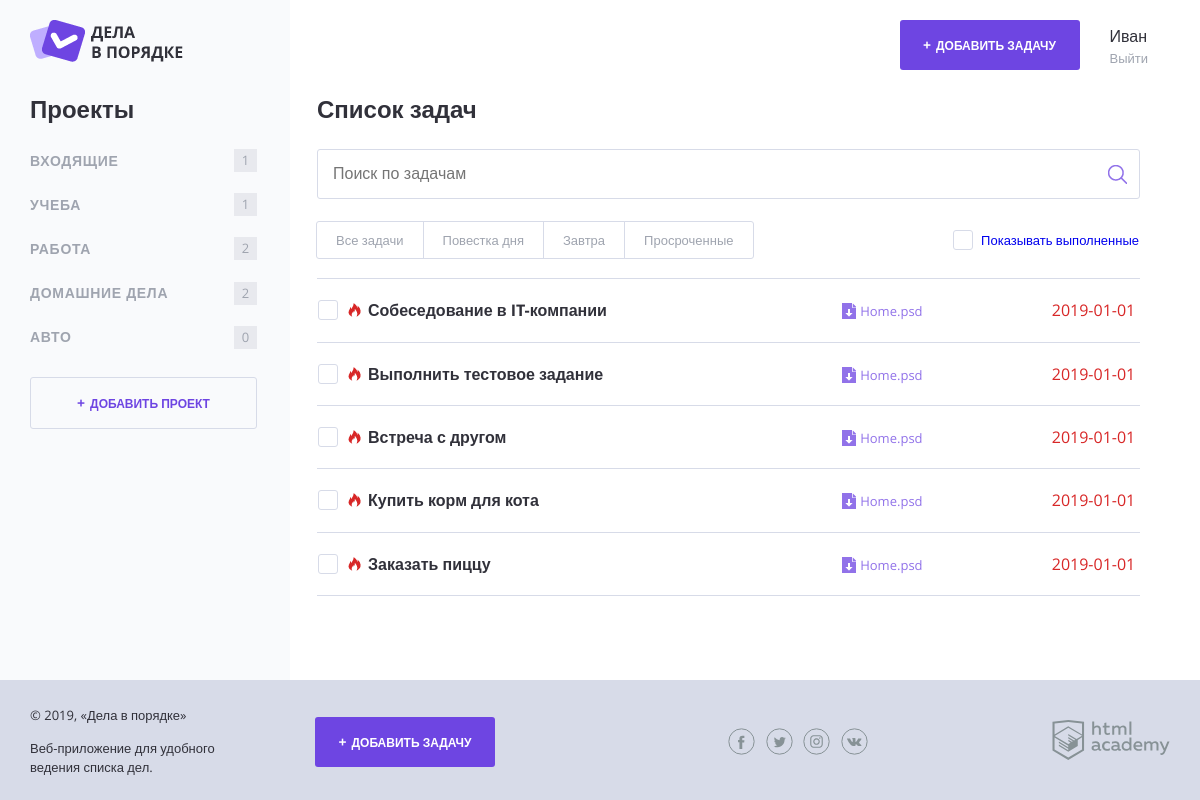
/index.php (signed in), run on the app's committed database.
### tables this page shows
CREATE TABLE projects (
	id INT AUTO_INCREMENT PRIMARY KEY,
	name VARCHAR (200)
);

CREATE TABLE tasks (
	id INT AUTO_INCREMENT PRIMARY KEY,
	project_id INT(10),
	user_id INT(100),
	name VARCHAR (200),
	dowloads VARCHAR(100),
	date_start DATE,
	completed BOOL,
	date_term DATE
);

### helpers.php (called while the page is built, shortened)
<?php
function include_template($name, array $data = [])
{
    $name = 'templates/' . $name;
    extract($data);
    require $name;
    $result = ob_get_clean();
    return $result;
}

### db.php (called while the page is built, shortened)
<?php
function getProjects($con)
{
    $sql = "SELECT * FROM projects ";
    $result = mysqli_query($con, $sql);
    if (!$result) {
        $error = mysqli_error($con);
        echo "Ошибка MySQL:" . $error;
        die;
    } else {
        $results = mysqli_fetch_all($result, MYSQLI_ASSOC);
        $categories = [];
    }
    foreach ($results as $result) {
        $categories[] = $result;
    }
    return $categories;
}
function getTasks($con, array $criteria = [])
{
    $sql = "SELECT * FROM tasks WHERE 1=1";
    if (isset($criteria['showComplete']) && $criteria['showComplete'] !== null) {
        if ($criteria['showComplete'] === false) {
            $sql .= ' AND completed = 0';
        } else {
        }
    } else {
        $sql .= ' AND completed = 0';
    }
    $result = mysqli_query($con, $sql);
    $tasks = mysqli_fetch_all($result, MYSQLI_ASSOC);
    return $tasks;
}
function projectTaskCount($con)
{
    $sql = "select project_id, COUNT(*) as tasksCount from tasks GROUP BY project_id;";
    $result = mysqli_query($con, $sql);
    $rows = mysqli_fetch_all($result, MYSQLI_ASSOC);
    $result = [];
    foreach ($rows as $row) {
        $result[$row['project_id']] = $row['tasksCount'];
    }
    return $result;
}
function layoutVars($con)
{
    $projectTaskCount = projectTaskCount($con);
    $projects = getProjects($con);
    return [
        'logged' => array_key_exists('user', $_SESSION),
        'user' => $_SESSION['user'] ?? null,
        'projects' => $projects,
        'projectTaskCount' => $projectTaskCount,
    ];
}

### functions.php (called while the page is built, shortened)
<?php
function check_date(string $date): bool
{
    $moment = strtotime($date);
    $now = time();
    $seconds = $now - $moment;
    $hours = floor($seconds / 3600);
    return $hours <= 24;
}
function esc(string $str)
{
    $text = htmlspecialchars($str);
    return $text;
}

### templates/index.php (the view, shortened to what this page needs)
<h2 class="content__main-heading">Список задач</h2>
<form class="search-form" action="index.php" method="GET" autocomplete="off">
    <input class="search-form__input" type="text"
           name="search"
           value="<?= $search ?>"
           placeholder="Поиск по задачам">
    <input class="search-form__submit" type="submit" name="" value="Искать">
</form>
<div class="tasks-controls">
    <nav class="tasks-switch">
        <?php
        $filterTypes = [
            1 => 'Все задачи',
            2 => 'Повестка дня',
            3 => 'Завтра',
            4 => 'Просроченные'
        ]
        ?>
        <?php foreach ($filterTypes as $filterVal => $filterName): ?>
            <a href="/index.php?<?php if ($projectId !== null) echo 'project_id=' . $projectId . '&' ?>filter-by-date=<?= $filterVal ?>"
               class="tasks-switch__item <?php if ($filterByDate === $filterVal): ?>tasks-switch__item--active <?php endif ?>">
                <?= $filterName ?></a>
        <?php endforeach; ?>
    </nav>
    <label class="checkbox">
        <a href="/index.php?<?php if ($projectId !== null) echo 'project_id=' . $projectId . '&' ?><?php if ($filterByDate !== null) echo 'filter-by-date=' . $filterByDate . '&' ?>show_completed=<?php if ($showComplete) echo '0'; else echo '1' ?>">
            <span class="checkbox__text">Показывать выполненные</span>
        </a>
    </label>
</div>
<table class="tasks">
    <?php foreach ($tasks as $task): ?>
        <?php if ($task['completed'] === '0'): ?>
            <?php if (check_date($task['date_start'])): ?>
                <tr class="tasks__item task" >
            <?php else: ?>
                <tr class="tasks__item task  task--important">
            <?php endif ?>
            <td class="task__select">
                <label class="checkbox task__checkbox">
                    <span class="checkbox__text"><?= esc($task['name']) ?></span>
                </label>
            </td>
            <td class="task__file">
                <a class="download-link" href="/uploads/<?= $task['dowloads'] ?>"><?= $task['dowloads'] ?></a>
            </td>
            <td class="task__date"><?= $task['date_start'] ?></td>
            </tr>
        <?php endif ?>
    <?php endforeach ?>
</table>

### templates/layout.php (shortened to what this page needs)
<!DOCTYPE html>
<html lang="ru">
<head>
    <link rel="stylesheet" href="css/normalize.css">
    <link rel="stylesheet" href="css/style.css">
    <link rel="stylesheet" href="css/flatpickr.min.css">
</head>
<body>
<div class="page-wrapper">
    <div class="container container--with-sidebar">
        <header class="main-header">
            <a href="/">
                <img src="img/logo.png" width="153" height="42" alt="Логотип Дела в порядке">
            </a>
            <div class="main-header__side">
                <?php if ($logged): ?>
                    <a class="main-header__side-item button button--plus open-modal" href="add.php">Добавить
                        задачу</a>
                    <div class="main-header__side-item user-menu">
                        <div class="user-menu__data">
                            <p><?= $user ['username']?></p>
                            <a href="/logout.php">Выйти</a>
                        </div>
                    </div>
                <?php else : ?>
                    <a class="main-header__side-item button button--transparent"
                       href="auth.php">Войти</a>
                <?php endif; ?>
            </div>
        </header>
        <div class="content">
            <?php if ($logged): ?>
                <section class="content__side">
                    <h2 class="content__side-heading">Проекты</h2>
                    <nav class="main-navigation">
                        <ul class="main-navigation__list">
                            <?php
                            foreach ($projects as $category): ?>
                                <li class="main-navigation__list-item">
                                    <a class="main-navigation__list-item-link
                                <?php if ($projectId === (int)$category['id']): ?>main-navigation__list-item--active <?php endif ?>"
                                       href="?project_id=<?= $category['id'] ?>"><?= esc($category['name']) ?></a>
                                    <span class="main-navigation__list-item-count">
                                    <?php if (array_key_exists($category['id'], $projectTaskCount)): ?>
                                        <?= $projectTaskCount[$category['id']] ?>
                                    <?php else: ?>
                                        0
                                    <?php endif ?>
                                </span>
                                </li>
                            <?php endforeach ?>
                        </ul>
                    </nav>
                    <a class="button button--transparent button--plus content__side-button"
                       href="project.php" target="project_add">Добавить проект</a>
                </section>
                <main class="content__main">
                    <?= $content ?>
                </main>
            <?php endif; ?>
        </div>
    </div>
</div>
<footer class="main-footer">
    <div class="container">
        <div class="main-footer__copyright">
            <p>© 2019, «Дела в порядке»</p>
            <p>Веб-приложение для удобного ведения списка дел.</p>
        </div>
        <?php if ($logged): ?>
            <a class="main-footer__button button button--plus" href="add.php">Добавить задачу</a>
        <?php endif; ?>
        <div class="main-footer__social social">
            <a class="social__link social__link--facebook" href="#">
            </a>
            <a class="social__link social__link--twitter" href="#">
            </a>
            <a class="social__link social__link--instagram" href="#">
            </a>
            <a class="social__link social__link--vkontakte" href="#">
            </a>
        </div>
        <div class="main-footer__developed-by">
            <a href="https://htmlacademy.ru/intensive/php">
                <img src="img/htmlacademy.svg" alt="HTML Academy" width="118" height="40">
            </a>
        </div>
    </div>
</footer>
</body>
</html>

### data on the page
projects: name "ВХОДЯЩИЕ", id "1"
projects: name "УЧЕБА", id "1"
projects: name "РАБОТА", id "2"
projects: name "ДОМАШНИЕ ДЕЛА", id "2"
projects: name "АВТО", shows "0"
tasks: name "Собеседование в IT-компании", dowloads "Home.psd", date_start "2019-01-01"
tasks: name "Выполнить тестовое задание", dowloads "Home.psd", date_start "2019-01-01"
tasks: name "Встреча с другом", dowloads "Home.psd", date_start "2019-01-01"
tasks: name "Купить корм для кота", dowloads "Home.psd", date_start "2019-01-01"
tasks: name "Заказать пиццу", dowloads "Home.psd", date_start "2019-01-01"

### other printed values
$user ['username'] "Иван"
$filterName "Все задачи"
$filterName "Повестка дня"
$filterName "Завтра"
$filterName "Просроченные"
